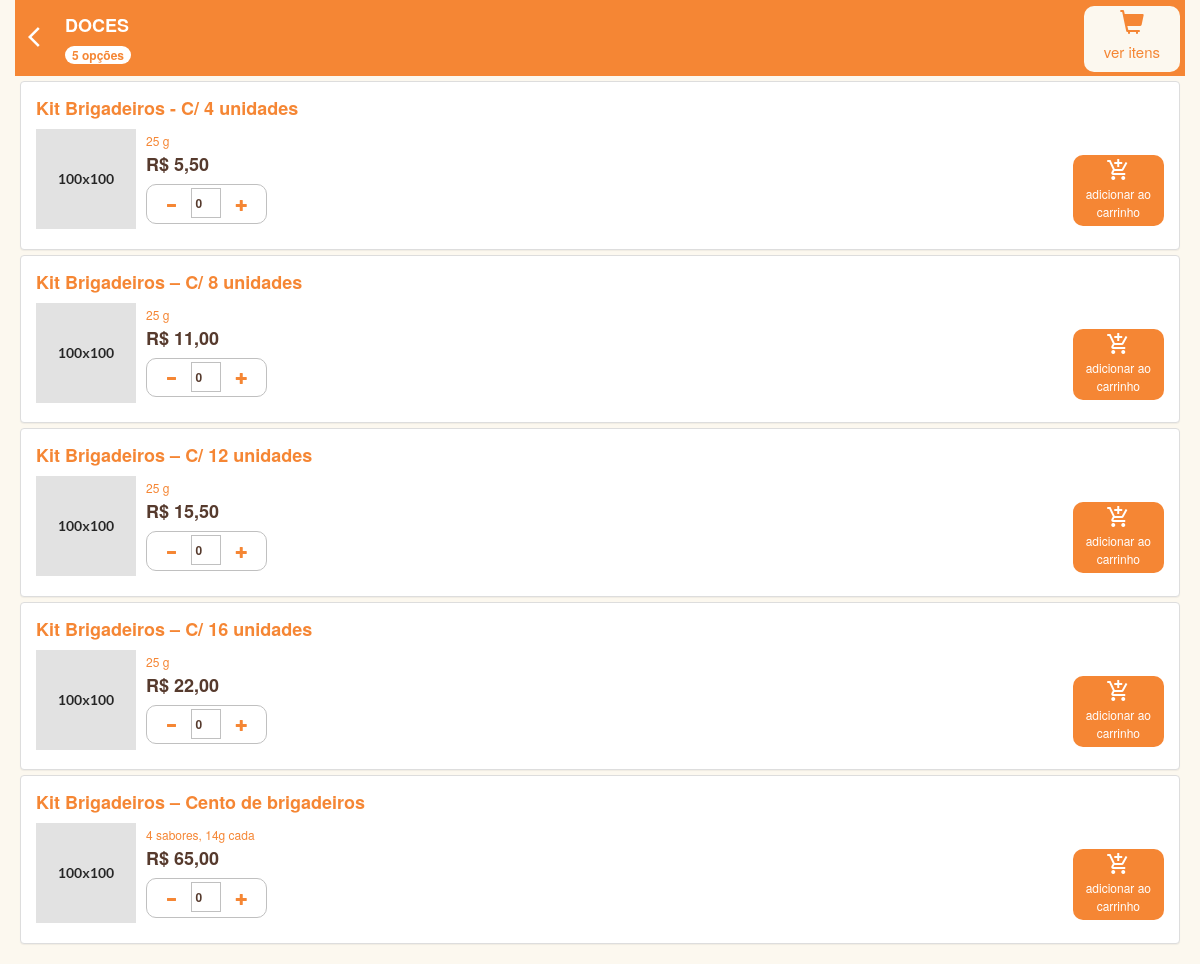
Screenshot of /associado/categoria/2 (signed in) with the database file from the repository.
### web/app/model/models.py (models this page shows, shortened)
class Categoria(db.Model):
    __tablename__ = "categoria"
    id = db.Column('id', db.Integer, primary_key=True)
    descricao = db.Column(db.String(60))
    logo = db.Column(db.String(100))
    dtregistro = db.Column(db.DateTime, default=datetime.datetime.today())

class Produto(db.Model):
    __tablename__ = "produto"
    id = db.Column('id', db.Integer, primary_key=True)
    associado_categoria_id = db.Column(db.Integer, db.ForeignKey('associado_categorias.id'))
    descricao = db.Column(db.String(200))
    valor = db.Column(db.String(30))
    tipo = db.Column(db.String(30))
    resumo = db.Column(db.String(400))
    medida = db.Column(db.String(30))
    logo = db.Column(db.String(100))
    dtregistro = db.Column(db.DateTime, default=datetime.datetime.today())
    tamanhos = relationship('ProdutoTamanho', backref='produto')

### web/app/main/views.py (the view)
@views.route('/associado/categoria/<associado_categoria_id>')
def carregar_cardapio_produtos(associado_categoria_id):
    if 'email' in session:
        associado_categoria = oper.obterAssociadoCategoriaById(
            associado_categoria_id)
        return render_template('cardapio_produtos.html', associado_categoria=associado_categoria)
    else:
        return render_template('login.html', page=None)

### web/app/controls/operacoes.py (called while the page is built)
    def obterAssociadoCategoriaById(self, valor):
        return self.associado_categoria.query.filter_by(id=valor).first()

### web/app/templates/cardapio_produtos.html (shortened to what this page needs)
<!DOCTYPE html>
<html lang="pt">
  <head>
    <link href="//netdna.bootstrapcdn.com/bootstrap/3.1.0/css/bootstrap.min.css" rel="stylesheet" id="bootstrap-css">
    <link rel="stylesheet" href="https://cdnjs.cloudflare.com/ajax/libs/bootstrap-slider/10.6.2/css/bootstrap-slider.css" />
    <link href="//netdna.bootstrapcdn.com/font-awesome/4.0.3/css/font-awesome.min.css" rel="stylesheet">
    <link href="{{ url_for('static', filename='css/myStyle.css') }}" rel="stylesheet">
  </head>
  <body style="background:#fcf8ef">
      <div id="cabec" name="cabec" class="container" style="background:#F58634; border-color:#F58634">
        <div class="row">
          <div class="col-12">
            <span class="pull-left" style="margin-top:3px">
              <a id="btn-voltar" style="color:white; background:#F58634; border-color:#F58634", type="link" class="btn btn-link btn-md"  href="{{ url_for('views.carregar_cardapio', associado_id=associado_categoria.associado_id)}}"><i class="material-icons">arrow_back_ios</i></a>
            </span>
            <h4 id="lblCategoria" style="color:white; margin-left:45px; margin-top:15px">
              <b>{{associado_categoria.catego.descricao}}</b>
            <h4>
            <h6 style="color:white"> <span class="badge" style="color:#F58634; background:white">{{associado_categoria.prods|length}} opções</span></h6>
            <span class="badge badge-pill badge-light pull-right" style="background:#fcf8ef; margin-top:-68px; margin-right:5px; margin-bottom:4px">
                <i style="font-size:24px; color:#F58634" class="glyphicon glyphicon-shopping-cart"></i> <br>
                <a id="btn-carrinho" style="color:#F58634; font-size:15px"  type="button" class="btn btn-link" href="{{ url_for('views.obterCarrinho') }} ">
                    ver itens
                </a>
            </span>
          </div>
        </div>
      </div>
      <div class="container">
        <div class="row">
            <div class="panel-group">
                {% if associado_categoria.catego.descricao=='PIZZAS'%}
                    <div class="panel panel-default" style="margin-top:5px; margin-left:5px; margin-right:5px">
                      <div class="panel-body">
                          <h4 style="text-align:center; margin-top:-5px; margin-bottom:-10px; color:#F58634;">Monte sua pizza escolhendo o tamanho e os sabores desejados</h4>
                          <hr>
                          <h5 style="text-align:center; margin-top:-5px; margin-bottom:5px; color:gray;">Escolha um Tamanho</h5>
                          <h6 style="text-align:center; margin-top:10px; margin-bottom:15px;color:#F58634">
                            <span id="ex18-label-1" class="hidden" ></span>
                                    <input id="ex19" type="text" style="width:28rem"
                                          data-provide="slider"
                                          data-slider-ticks="[0, 1, 2, 3, 4]"
                                          data-slider-ticks-labels='["Nenhum", "Pequena", "Média", "Grande", "Big"]'
                                          data-slider-min="0"
                                          data-slider-max="4"
                                          data-slider-step="1"
                                          data-slider-value="0"
                                          data-slider-tooltip="show" />
                          </h6>
                          <div class="panel panel-default" style="margin-top:-5px" >
                            <div class="panel-body">
                              <h5  id="lblNenhumSaborSelecionado" style="text-align:center; color:gray">Nenhum sabor selecionado</h5>
                              <h5  id="lblItensSelecionados" style="margin-top:-5px; text-align:center; color:gray; display:none">Sabores Selecionados</h5>
                              <table class="table table-striped" id="tblSaboresSelecionados" style="display:none; margin-bottom:-10px">
                                  <tbody >
                                  </tbody>
                              </table>
                            </div>
                            <div id="paneSubTotal" class="panel-footer" style="display:none; background:#fcf8ef; text-align:right"><b>
                                <span id="lblPreco" class="pull-left" style="margin-top:12px; font-size:20px; color:#F58634">0.00</span>
                                <button id="btnAdicionarPizzaCarrinho" type="button" class="btn btn-link btn-xs" style="background:#F58634; color:white">
                                  <i class="material-icons">add_shopping_cart</i><br>Adicionar ao carrinho
                                </button> </b>
                            </div>
                          </div>
                          <div class="panel panel-warning" style="margin-top:10px; display:none" id="divSelecaoSabores" >
                            <div class="panel-heading" style="color:#563A2D; text-align:center " id="divSelecaoSaboresTitulo"> </div>
                            <div class="panel-body" style="margin-top:-5px; margin-bottom:-20px">
                              <div class="accordion md-accordion" id="accordionCategoria" role="tablist" aria-multiselectable="true" >
                                {% for tipo in associado_categoria.tipos %}
                                    <div class="card" >
                                      <div class="card-header" role="tab" id='head{{tipo}}' >
                                        <a class="collapsed" data-toggle="collapse" data-parent="#accordionEx1" href="#collapse{{tipo}}" aria-expanded="false" aria-controls="collapse{{tipo}}">
                                          <h5 class="mb-0"  style="color:#F58634">
                                            <spam class="glyphicon glyphicon-record" ></spam>
                                            {{tipo}}
                                            {% set count = namespace(a=0) %}
                                            {% for produto in associado_categoria.prods %}
                                                  {% if produto.tipo == tipo %}
                                                    {% set count.a = count.a + 1 %}
                                                  {% endif %}
                                            {% endfor %}
                                            <span class="badge pull-right" style="color:white; background:#F58634">{{ count.a }} opções </span>
                                          </h5>
                                        </a>
                                      </div>
                                      <div id="collapse{{tipo}}" class="collapse" role="tabpanel" aria-labelledby='head{{tipo}}' data-parent="#accordionEx1">
                                        <div class="card-body" >
                                          {% for produto in associado_categoria.prods %}
                                             {% if produto.tipo == tipo %}
                                                <div class="panel panel-default" style="margin-top:7px; margin-left:1px; margin-right:1px">
                                                  <div class="panel-body" >
                                                      <div class="media" >
                                                          <img class="pull-left" src="{{ url_for('views.media', filename=produto.logo)}}" >
                                                          <div class="media-body">
                                                            <h5 style="color:#F58634; margin-top:1px"><b>{{produto.descricao}}</b></h5>
                                                            <h6 style="color:#F58634; margin-top:-5px; margin-right:2px">{{produto.resumo}}</h6>
                                                            {% for tamanho in produto.tamanhos %}
                                                              <span class="badge badge-pill badge-xs pull-left" style="margin-left:-1px;margin-top:-5px; background:white; color:#563A2D; font-size:16px; display:none" name="{{tamanho.tamanho}}" > R$ {{tamanho.valor}}</span>
                                                            {% endfor %}
                                                            <span class="badge badge-pill pull-right" style="font-size:10px; margin-top:-5px; color:white; background:#F58634">
                                                              <i class="material-icons">add</i><br>
                                                              <button type="button" class="adicionaSabor btn-link"  style="color:white" name="adicionaSabor" value='{"id":"{{produto.id}}", "descricao":"{{produto.descricao}}", "resumo":"{{produto.resumo}}", "tipo":"{{produto.tipo}}", "valor":"{{produto.valor}}", "associado_id":"{{associado_categoria.associado_id}}", "associado_categoria":{{associado_categoria.id}} }'>
                                                                adicionar <br>sabor
                                                              </button>
                                                            </span>
                                                          </div>
                                                      </div>
                                                  </div>
                                                </div>
                                             {% endif %}
                                          {% endfor %}
                                        </div>
                                      </div>
                                    </div>
                                    <hr>
                                {% endfor %}
                              </div>
                            </div>
                          </div>
                      </div>
                    </div>
                {% else %}
                  {% for produto in associado_categoria.prods  %}
                      <div class="panel panel-default"style="margin-top:5px; margin-left:5px; margin-right:5px">
                        <div class="panel-body" >
                            <div class="media" >
                                <h4 style="color:#F58634; margin-top:1px"><b>{{produto.descricao}}</b></h4>
                                <img class="pull-left" src="{{ url_for('views.media', filename=produto.logo)}}" >
                                <div class="media-body">
                                  <h6 style="color:#F58634; margin-top:5px; margin-right:2px">{{produto.resumo}}</h6>
                                  <h4 style="color:#563A2D; margin-top:-3px"><b>R$ {{produto.valor}}</b>
                                  </h4>
                                  <span class="badge badge-pill pull-right" style="font-size:12px;margin-top:-30px; ccolor:white;background:#F58634">
                                    <i class="material-icons">add_shopping_cart</i><br>
                                    <button type="button" class="btnAdicionarProdutoCarrinho btn btn-link btn-xs"  style="color:white"  value='{"id":"{{produto.id}}", "descricao":"{{produto.descricao}}", "resumo":"{{produto.resumo}}", "tipo":"{{produto.tipo}}", "valor":"{{produto.valor}}", "associado_id":"{{associado_categoria.associado_id}}", "associado_categoria":{{associado_categoria.id}} }'>
                                      adicionar ao <br> carrinho
                                    </button>
                                  </span>
                                  <h5 style=" margin-top:-1px">
                                    <span class="badge badge-pill" style="color:#F58634; background:white; border:1px solid #c0c0c0">
                                        <button id="btnMinus" type="button" class="btn btn-secondary btn-sm" style="border-color:white;background:white" onclick="this.parentNode.querySelector('input[name=txtQuantity]').stepDown()">
                                          <i class="glyphicon glyphicon-minus"></i>
                                        </button>
                                        <input class="quantity{{produto.id}}" min="0" name="txtQuantity" value="0" type="number"  style="color:#563A2D;height:3rem; width:3rem; text-align:center; background:white; border:1px solid #c0c0c0" disabled>
                                        <button id="btnPlus" type="button" class="btn btn-secondary btn-sm" style="border-color:white;background:white" onclick="this.parentNode.querySelector('input[name=txtQuantity]').stepUp()">
                                          <i class="glyphicon glyphicon-plus" ></i>
                                        </button>
                                    </span>
                                  </h5>
                              </div>
                            </div>
                        </div>
                      </div>
                  {% endfor %}
                {% endif %}
            </div>
        </div>
        </div>
  </body>
</html>

### rows the page displays
Categoria: catego.descricao "DOCES"
Produto: descricao "Kit Brigadeiros - C/ 4 unidades", logo (picture), resumo "25 g", valor "5,50"
Produto: descricao "Kit Brigadeiros – C/ 8 unidades", logo (picture), resumo "25 g", valor "11,00"
Produto: descricao "Kit Brigadeiros – C/ 12 unidades", logo (picture), resumo "25 g", valor "15,50"
Produto: descricao "Kit Brigadeiros – C/ 16 unidades", logo (picture), resumo "25 g", valor "22,00"
Produto: descricao "Kit Brigadeiros – Cento de brigadeiros", logo (picture), resumo "4 sabores, 14g cada", valor "65,00"

### other values shown
{{ associado_categoria.prods|length }} "5"
